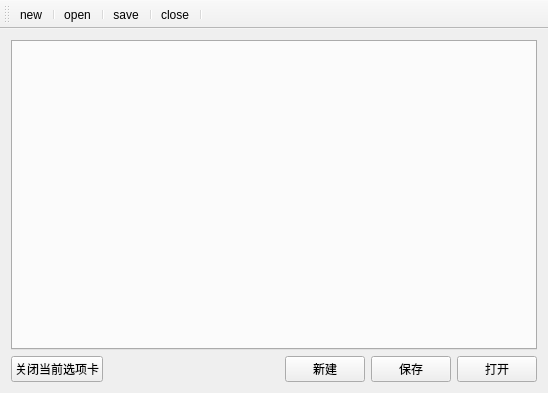
<?xml version="1.0" encoding="UTF-8"?>
<ui version="4.0">
 <class>Test9_1AClass</class>
 <widget class="QMainWindow" name="Test9_1AClass">
  <property name="geometry">
   <rect>
    <x>0</x>
    <y>0</y>
    <width>548</width>
    <height>393</height>
   </rect>
  </property>
  <property name="windowTitle">
   <string>Test9_1A</string>
  </property>
  <widget class="QWidget" name="centralWidget">
   <layout class="QVBoxLayout" name="verticalLayout">
    <item>
     <widget class="QTabWidget" name="tabWidget">
      <property name="tabShape">
       <enum>QTabWidget::Rounded</enum>
      </property>
      <property name="currentIndex">
       <number>-1</number>
      </property>
      <property name="documentMode">
       <bool>false</bool>
      </property>
     </widget>
    </item>
    <item>
     <layout class="QHBoxLayout" name="horizontalLayout">
      <item>
       <widget class="QPushButton" name="btnCloseCurrent">
        <property name="text">
         <string>关闭当前选项卡</string>
        </property>
       </widget>
      </item>
      <item>
       <spacer name="horizontalSpacer">
        <property name="orientation">
         <enum>Qt::Horizontal</enum>
        </property>
        <property name="sizeHint" stdset="0">
         <size>
          <width>40</width>
          <height>20</height>
         </size>
        </property>
       </spacer>
      </item>
      <item>
       <widget class="QPushButton" name="btnNew">
        <property name="text">
         <string>新建</string>
        </property>
       </widget>
      </item>
      <item>
       <widget class="QPushButton" name="btnSave">
        <property name="text">
         <string>保存</string>
        </property>
       </widget>
      </item>
      <item>
       <widget class="QPushButton" name="btnOpen">
        <property name="text">
         <string>打开</string>
        </property>
       </widget>
      </item>
     </layout>
    </item>
   </layout>
  </widget>
  <widget class="QMenuBar" name="menuBar">
   <property name="geometry">
    <rect>
     <x>0</x>
     <y>0</y>
     <width>548</width>
     <height>21</height>
    </rect>
   </property>
  </widget>
  <widget class="QToolBar" name="mainToolBar">
   <attribute name="toolBarArea">
    <enum>TopToolBarArea</enum>
   </attribute>
   <attribute name="toolBarBreak">
    <bool>false</bool>
   </attribute>
   <addaction name="actionNew"/>
   <addaction name="separator"/>
   <addaction name="actionOpen"/>
   <addaction name="separator"/>
   <addaction name="actionSave"/>
   <addaction name="separator"/>
   <addaction name="actionClose"/>
   <addaction name="separator"/>
  </widget>
  <action name="actionNew">
   <property name="icon">
    <iconset resource="test9_1a.qrc">
     <normaloff>:/Test9_1A/Resources/filenew.png</normaloff>:/Test9_1A/Resources/filenew.png</iconset>
   </property>
   <property name="text">
    <string>new</string>
   </property>
  </action>
  <action name="actionOpen">
   <property name="icon">
    <iconset resource="test9_1a.qrc">
     <normaloff>:/Test9_1A/Resources/fileopen.png</normaloff>:/Test9_1A/Resources/fileopen.png</iconset>
   </property>
   <property name="text">
    <string>open</string>
   </property>
  </action>
  <action name="actionSave">
   <property name="icon">
    <iconset resource="test9_1a.qrc">
     <normaloff>:/Test9_1A/Resources/filesave.png</normaloff>:/Test9_1A/Resources/filesave.png</iconset>
   </property>
   <property name="text">
    <string>save</string>
   </property>
  </action>
  <action name="actionClose">
   <property name="icon">
    <iconset resource="test9_1a.qrc">
     <normaloff>:/Test9_1A/Resources/closetab.png</normaloff>:/Test9_1A/Resources/closetab.png</iconset>
   </property>
   <property name="text">
    <string>close</string>
   </property>
  </action>
 </widget>
 <layoutdefault spacing="6" margin="11"/>
 <resources>
  <include location="test9_1a.qrc"/>
 </resources>
 <connections/>
</ui>
